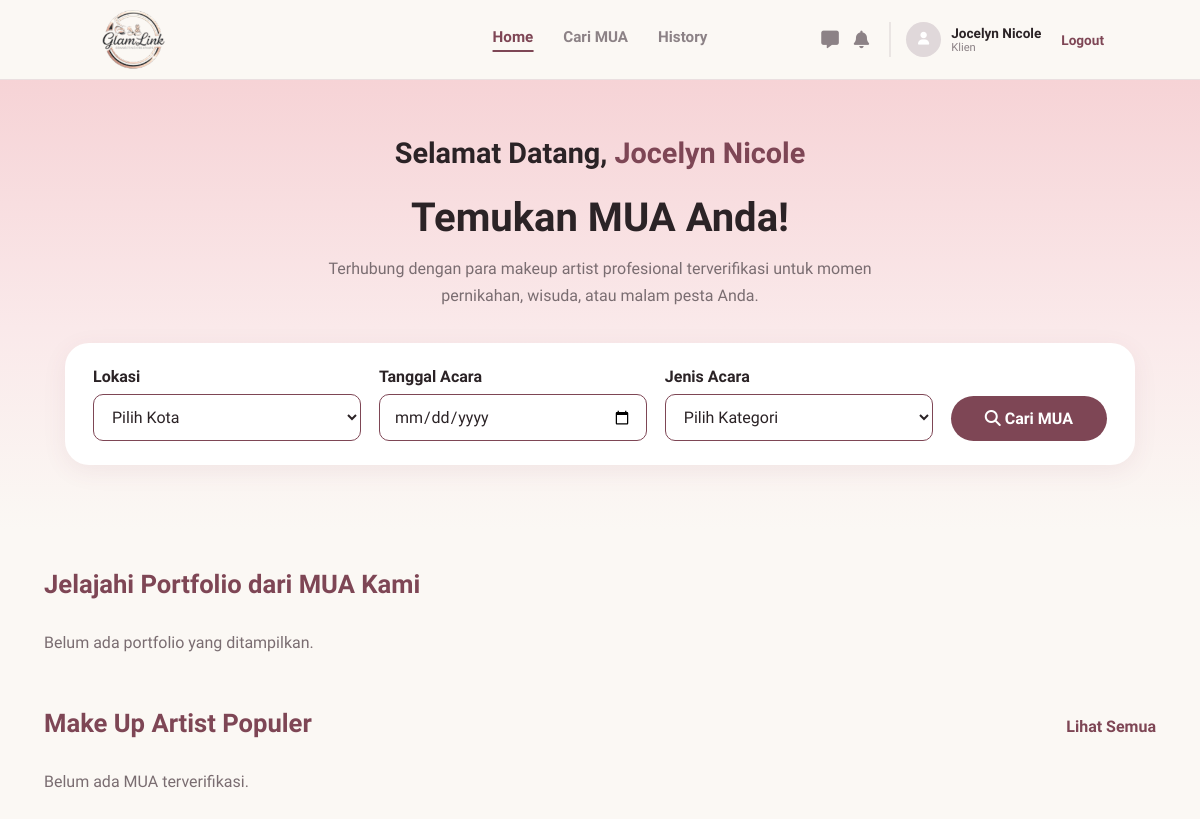
Before: /klien/index.php (signed in) with the older database file.
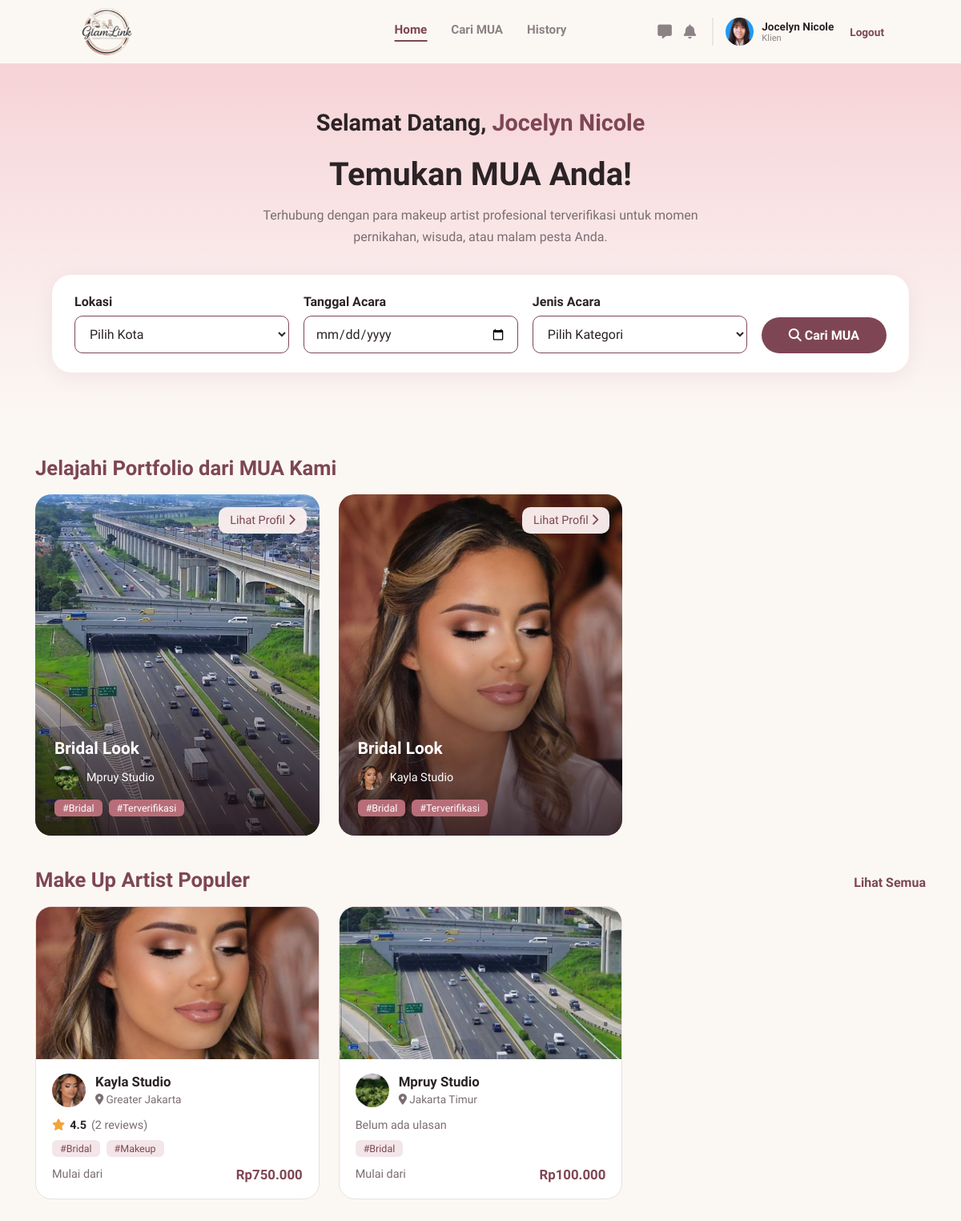
After: the same page with the newer database file.
### tables this page shows
CREATE TABLE `users` (
  `id_user` int(11) NOT NULL,
  `nama` varchar(100) NOT NULL,
  `email` varchar(100) NOT NULL,
  `nomor_telepon` varchar(20) DEFAULT NULL,
  `nama_brand` varchar(150) DEFAULT NULL,
  `bio` text DEFAULT NULL,
  `lokasi` varchar(150) DEFAULT NULL,
  `foto_profil` varchar(255) DEFAULT NULL,
  `password` varchar(255) NOT NULL,
  `role` enum('mua','pelanggan','admin') NOT NULL,
  `dibuat_pada` timestamp NOT NULL DEFAULT current_timestamp(),
  `status_verifikasi` enum('pending','approved','rejected') NOT NULL DEFAULT 'approved',
  `alasan_tolak` varchar(255) DEFAULT NULL
);

CREATE TABLE `portfolios` (
  `id_portfolio` int(11) NOT NULL,
  `id_mua` int(11) NOT NULL,
  `foto` varchar(255) NOT NULL
);

### klien/index.php (the view, shortened to what this page needs)
<?php
require __DIR__ . '/../Includes/klien.php';
$porto = q("SELECT p.foto, u.id_user, u.nama_brand, u.foto_profil,
              (SELECT kategori FROM services WHERE id_mua = u.id_user ORDER BY id_service LIMIT 1) AS kategori
            FROM portfolios p JOIN users u ON u.id_user = p.id_mua
            WHERE u.role='mua' AND u.status_verifikasi='approved' ORDER BY p.id_portfolio DESC LIMIT 3");
$populer = daftar_mua('', [], 'selesai DESC, u.dibuat_pada DESC', 6);
head_klien('Home');
include __DIR__ . '/../navbar.php';
?>
<section class="kl-hero">
    <h2 class="salam">Selamat Datang, <span><?php echo e($_SESSION['nama']); ?></span></h2>
    <h1>Temukan MUA Anda!</h1>
    <p class="sub">Terhubung dengan para makeup artist profesional terverifikasi untuk momen pernikahan, wisuda, atau malam pesta Anda.</p>
    <form class="search-card" action="cari.php" method="GET">
        <div><label for="wilayah">Lokasi</label>
            <select id="wilayah" name="wilayah"><option value="">Pilih Kota</option>
            </select></div>
        <div><label for="tanggal">Tanggal Acara</label>
            <input type="date" id="tanggal" name="tanggal" min="<?php echo date('Y-m-d'); ?>"></div>
        <div><label for="kategori">Jenis Acara</label>
            <select id="kategori" name="kategori"><option value="">Pilih Kategori</option>
            </select></div>
        <button class="btn-cari" type="submit"><i class="fa-solid fa-magnifying-glass"></i> Cari MUA</button>
    </form>
</section>
<main class="kl-wrap">
    <h2 class="kl-title">Jelajahi Portfolio dari MUA Kami</h2>
    <div class="grid-3">
        <?php foreach ($porto as $p): ?>
            <a class="porto-card" href="mua.php?id=<?php echo (int)$p['id_user']; ?>">
                <?php echo foto($p['foto'], 'porto-img', 'fa-image'); ?>
                <span class="lihat-pill">Lihat Profil <i class="fa-solid fa-chevron-right"></i></span>
                <div class="porto-info">
                    <h3><?php echo $p['kategori'] ? e($p['kategori']) . ' Look' : 'Portfolio'; ?></h3>
                    <div class="porto-mua"><?php echo foto($p['foto_profil'], 'avatar sm'); ?><span><?php echo e($p['nama_brand']); ?></span></div>
                    <div class="chips"><?php if ($p['kategori']) echo '<span class="chip">#' . e($p['kategori']) . '</span>'; ?><span class="chip">#Terverifikasi</span></div>
                </div>
            </a>
        <?php endforeach; ?>
        <?php if (!$porto) echo '<p class="muted">Belum ada portfolio yang ditampilkan.</p>'; ?>
    </div>
    <div class="kl-title-row">
        <h2 class="kl-title">Make Up Artist Populer</h2>
        <a href="cari.php" class="lihat-semua">Lihat Semua</a>
    </div>
    <div class="grid-3">
        <?php foreach ($populer as $m) kartu_mua($m); ?>
        <?php if (!$populer) echo '<p class="muted">Belum ada MUA terverifikasi.</p>'; ?>
    </div>
</main>
<?php bottom_nav();

### includes/klien.php (shortened to what this page needs)
<?php
require_once __DIR__ . '/../koneksi.php';
function q($sql, $params = []) {
    global $koneksi;
    $st = $koneksi->prepare($sql);
    if ($params) { $st->bind_param(str_repeat('s', count($params)), ...$params); }
    $st->execute();
    $r = $st->get_result();
    return $r ? $r->fetch_all(MYSQLI_ASSOC) : [];
}
function e($v)      { return htmlspecialchars((string)$v, ENT_QUOTES); }
function rupiah($n) { return 'Rp' . number_format((float)$n, 0, ',', '.'); }
function foto($file, $kelas = '', $ikon = 'fa-user') {
    $f = basename((string)$file);
    if ($f !== '' && file_exists(__DIR__ . '/../assets/img/' . $f)) {
        return '<img class="' . $kelas . '" src="../assets/img/' . e($f) . '" alt="">';
    }
    return '<div class="' . $kelas . ' foto-kosong"><i class="fa-solid ' . $ikon . '"></i></div>';
}
function daftar_mua($where = '', $params = [], $urut = 'rating DESC, selesai DESC, u.dibuat_pada DESC', $limit = 60) {
    $rows = q("SELECT u.id_user, u.nama_brand, u.lokasi, u.foto_profil,
                (SELECT foto FROM portfolios WHERE id_mua = u.id_user ORDER BY id_portfolio LIMIT 1) AS cover,
                (SELECT MIN(harga) FROM services WHERE id_mua = u.id_user) AS harga_min,
                (SELECT COUNT(*) FROM bookings WHERE id_mua = u.id_user AND status = 'selesai') AS selesai,
                (SELECT ROUND(AVG(rating), 1) FROM bookings WHERE id_mua = u.id_user AND rating > 0) AS rating,
                (SELECT COUNT(*) FROM bookings WHERE id_mua = u.id_user AND rating > 0) AS n_ulasan,
                (SELECT COUNT(*) FROM favorit f WHERE f.id_mua = u.id_user AND f.id_pelanggan = " . (int)($GLOBALS['id_klien'] ?? 0) . ") AS fav
              FROM users u
              WHERE u.role = 'mua' AND u.status_verifikasi = 'approved' $where
              ORDER BY $urut LIMIT " . (int)$limit, $params);
    foreach ($rows as &$m) {
        $m['kats'] = array_column(q("SELECT DISTINCT kategori FROM services WHERE id_mua = ? AND kategori <> ''", [$m['id_user']]), 'kategori');
    }
    return $rows;
}
function rating_teks($m) {
    if (empty($m['n_ulasan'])) return '<span class="rate muted small">Belum ada ulasan</span>';
    return '<span class="rate"><i class="fa-solid fa-star"></i> <b>' . number_format((float)$m['rating'], 1) . '</b> <span class="muted">(' . (int)$m['n_ulasan'] . ' reviews)</span></span>';
}
function kartu_mua($m, $tanggal = '') {
    $href = 'mua.php?id=' . $m['id_user'] . ($tanggal ? '&tanggal=' . urlencode($tanggal) : '');
    echo '<a class="mua-card" href="' . $href . '"><div class="mua-cover">' . foto($m['cover'], '', 'fa-image') . '</div><div class="mua-body">';
    echo '<div class="mua-head">' . foto($m['foto_profil'], 'avatar') . '<div><h3>' . e($m['nama_brand']) . '</h3><span class="muted"><i class="fa-solid fa-location-dot"></i> ' . e($m['lokasi']) . '</span></div></div>';
    echo '<div class="mua-rate">' . rating_teks($m) . '</div>';
    echo '<div class="chips">'; foreach (array_slice($m['kats'], 0, 3) as $k) echo '<span class="chip">#' . e($k) . '</span>'; echo '</div>';
    echo '<div class="mua-foot"><span class="muted">Mulai dari</span><b>' . ($m['harga_min'] ? rupiah($m['harga_min']) : '-') . '</b></div></div></a>';
}
function head_klien($judul) {
    echo '<!DOCTYPE html><html lang="id"><head><meta charset="UTF-8"><meta name="viewport" content="width=device-width, initial-scale=1.0"><title>' . e($judul) . ' - GlamLink</title>
<link rel="stylesheet" href="https://cdnjs.cloudflare.com/ajax/libs/font-awesome/6.4.0/css/all.min.css">
<link href="https://fonts.googleapis.com/css2?family=Plus+Jakarta+Sans:wght@400;500;600;700&display=swap" rel="stylesheet">
<link rel="stylesheet" href="../assets/css/navbar.css"><link rel="stylesheet" href="../assets/css/klien.css"></head><body>';
}
function bottom_nav() {
    echo '<nav class="bottom-nav">';
    echo '</nav></body></html>';
}

### navbar.php (shortened to what this page needs)
<?php
$path_prefix = in_array(basename(dirname($_SERVER['PHP_SELF'])), ['mua', 'klien']) ? '../' : '';
$nav_logged_in = isset($_SESSION['status_login']) && $_SESSION['status_login'] == true;
$nav_role = isset($_SESSION['role']) ? $_SESSION['role'] : '';
if ($nav_logged_in && in_array($nav_role, ['mua', 'pelanggan']) && isset($koneksi)) {
    $id_mua_nav = $_SESSION['id_user'];
    $nav_query = mysqli_query($koneksi, "SELECT nama, nama_brand, foto_profil, status_verifikasi FROM users WHERE id_user = '$id_mua_nav'");
    $nav_profil = mysqli_fetch_assoc($nav_query);
}
?>
<header class="navbar">
    <div class="logo">
        <a href="<?php echo $path_prefix; ?>index.php">
            <img src="<?php echo $path_prefix; ?>assets/img/logo.png" alt="GlamLink">
        </a>
    </div>
    <?php if (!$nav_logged_in): ?>
        <div class="nav-links">
            <a href="<?php echo $path_prefix; ?>login.php" class="btn-text">Masuk</a>
            <a href="<?php echo $path_prefix; ?>login.php" class="btn-outline">Masuk Sebagai MUA</a>
            <a href="<?php echo $path_prefix; ?>register.php" class="btn-filled">Daftar</a>
        </div>
    <?php elseif ($nav_role == 'pelanggan'): ?>
        <?php $hal = basename($_SERVER['SCRIPT_NAME']); ?>
        <div class="nav-menu-mua">
            <a href="<?php echo $path_prefix; ?>klien/index.php" class="<?php echo $hal == 'index.php' ? 'active' : ''; ?>">Home</a>
            <a href="<?php echo $path_prefix; ?>klien/cari.php" class="<?php echo in_array($hal, ['cari.php', 'mua.php', 'booking.php']) ? 'active' : ''; ?>">Cari MUA</a>
            <a href="<?php echo $path_prefix; ?>klien/history.php" class="<?php echo $hal == 'history.php' ? 'active' : ''; ?>">History</a>
        </div>
        <div class="nav-profile-mua">
            <div class="nav-icons">
                <a href="#" class="icon-btn" title="Segera hadir"><i class="fa-solid fa-message"></i></a>
                <a href="#" class="icon-btn" title="Segera hadir"><i class="fa-solid fa-bell"></i></a>
            </div>
            <a href="<?php echo $path_prefix; ?>klien/profil.php" style="text-decoration:none;color:inherit;">
                <div class="profile-info">
                    <?php if (!empty($nav_profil['foto_profil']) && file_exists(__DIR__ . '/assets/img/' . basename($nav_profil['foto_profil']))): ?>
                        <img src="<?php echo $path_prefix; ?>assets/img/<?php echo htmlspecialchars(basename($nav_profil['foto_profil'])); ?>" alt="Profile">
                    <?php else: ?>
                        <div style="width:35px;height:35px;background:#e0d8da;border-radius:50%;display:flex;align-items:center;justify-content:center;color:#fff;font-size:0.8rem;"><i class="fa-solid fa-user"></i></div>
                    <?php endif; ?>
                    <div class="profile-text">
                        <span class="brand-name"><?php echo htmlspecialchars($nav_profil['nama'] ?? 'Klien'); ?></span>
                        <span class="role-text">Klien</span>
                    </div>
                </div>
            </a>
            <a href="<?php echo $path_prefix; ?>logout.php" class="logout-link">Logout</a>
        </div>
    <?php endif; ?>
</header>

### assets/css/navbar.css (style rules this page uses)
:root { --gl-primary: #7E4655; --gl-primary-dark: #623642; --gl-soft: #f0e6e9; }
.navbar { position: fixed; inset: 0 0 auto 0; height: 80px; display: flex; align-items: center; justify-content: space-between; padding: 0 8%; background-color: #FBF8F4; border-bottom: 1px solid #eadfe0; box-sizing: border-box; z-index: 1000; font-family: 'Plus Jakarta Sans', sans-serif; }
.navbar .logo { display: flex; align-items: center; }
.navbar .logo img { display: block; height: 60px; width: auto; }
.nav-menu-mua { display: flex; gap: 30px; font-weight: 600; font-size: 0.95rem; position: absolute; left: 50%; transform: translateX(-50%); }
.nav-menu-mua a { text-decoration: none; color: #8c8286; transition: 0.3s; font-family: 'Plus Jakarta Sans', sans-serif; }
.nav-menu-mua a:hover, .nav-menu-mua a.active { color: var(--gl-primary); }
.nav-menu-mua a.active { border-bottom: 2px solid var(--gl-primary); padding-bottom: 4px; }
.nav-profile-mua { display: flex; align-items: center; gap: 20px; }
.nav-icons { display: flex; gap: 15px; }
.nav-icons .icon-btn { position: relative; color: #8c8286; font-size: 1.1rem; text-decoration: none; }
.profile-info { display: flex; align-items: center; gap: 10px; border-left: 2px solid #eae5e3; padding-left: 15px; }
.profile-info img { width: 35px; height: 35px; border-radius: 50%; object-fit: cover; }
.profile-text { display: flex; flex-direction: column; }
.profile-text .brand-name { font-weight: 700; color: #2b2326; font-size: 0.85rem; }
.profile-text .role-text { font-size: 0.7rem; color: #8c8286; }
.logout-link { color: var(--gl-primary); font-size: 0.85rem; text-decoration: none; font-weight: 600; }

Changed rows visible on the page:
changed users "Jocelyn Nicole": foto_profil: picture added
added portfolios: foto (picture), kategori "Bridal", id_mua.nama_brand "Mpruy Studio"
added portfolios: foto (picture), kategori "Bridal", id_mua.nama_brand "Kayla Studio"
added users: nama_brand "Kayla Studio", lokasi "Greater Jakarta", rating "4.5", n_ulasan "2", k "Bridal", k "Makeup", harga_min "Rp750.000"
added users: nama_brand "Mpruy Studio", lokasi "Jakarta Timur", shows "Belum ada ulasan", k "Bridal", harga_min "Rp100.000"
Other visible differences:
text no longer shown: "Belum ada portfolio yang ditampilkan. Belum ada MUA terverifikasi."
